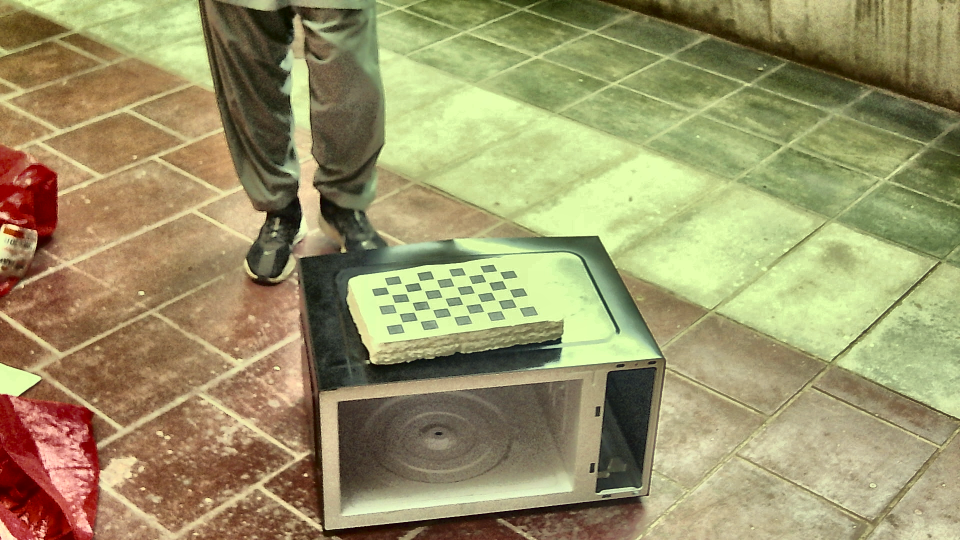
#> input picture ir_captures/ir_frame_20260501_164237_797884.png, 1920 x 1080 px (shown at 1/2 size); its folder holds only this picture in this run
$ python caliberation-script.py
#> lines starting #> are read from the running program, lines starting #| are printed output that depends on the picture; after the words box and inside, x2 and y2 are one past the last pixel; in counts of white or black regions, pixels touching at a corner belong together; long printed decimals are rounded
import numpy as np
import cv2
import glob

# 1. Configuration - CHANGE THESE TO MATCH YOUR PRINTED PATTERN
# If you have a 10x7 squares board, the INNER corners are 9x6
CHESSBOARD_SIZE = (8, 5)
SQUARE_SIZE_MM = 30.0  # Measure one square with your calipers

# Stop criteria for sub-pixel refinement
criteria = (cv2.TERM_CRITERIA_EPS + cv2.TERM_CRITERIA_MAX_ITER, 30, 0.001)

# Prepare object points (0,0,0), (1,0,0), (2,0,0) ... based on square size
objp = np.zeros((CHESSBOARD_SIZE[0] * CHESSBOARD_SIZE[1], 3), np.float32)
objp[:, :2] = np.mgrid[0:CHESSBOARD_SIZE[0], 0:CHESSBOARD_SIZE[1]].T.reshape(-1, 2)
objp *= SQUARE_SIZE_MM

objpoints = [] # 3d point in real world space
imgpoints = [] # 2d points in image plane

# Load your images
images = glob.glob('./ir_captures/*.png')

for fname in images:
    img = cv2.imread(fname)
#> img is the input picture: shape (1080, 1920, 3); mean B, G, R 105, 148.7, 155.9
    gray = cv2.cvtColor(img, cv2.COLOR_BGR2GRAY)
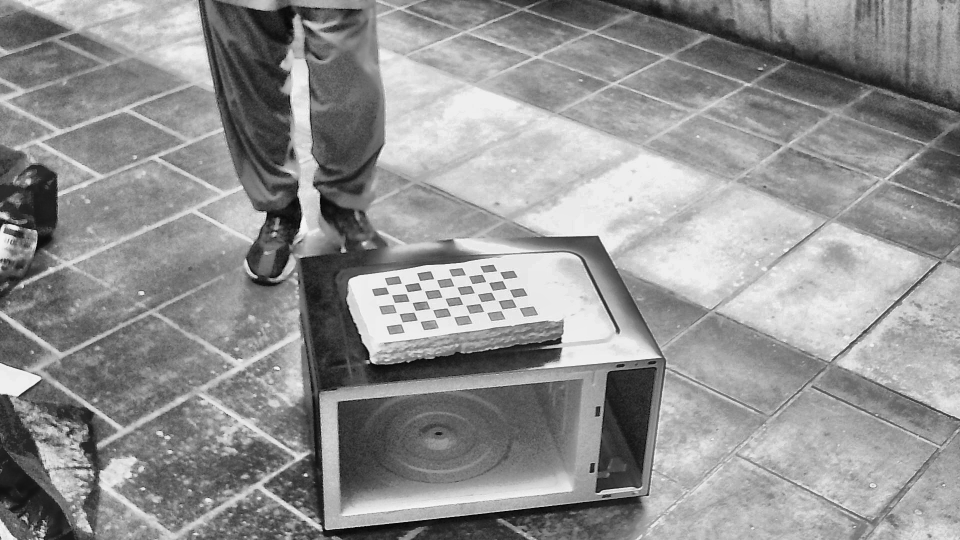
#> gray: shape (1080, 1920) (shown at 1/2 size); min 4, max 248, mean 145.9

    # Find the chess board corners
    ret, corners = cv2.findChessboardCorners(gray, CHESSBOARD_SIZE, None)
#> ret = True; corners = 40 rows, first 8: [1036, 614], [1005.4, 618.5], [971, 624.5], [936.5, 628.5], [905.5, 631.5], [872, 638], [838.5, 640], [801.8, 648.3]

    if ret:
        objpoints.append(objp)
        # Refine corners to sub-pixel accuracy (Critical for Industrial Gantry)
        corners2 = cv2.cornerSubPix(gray, corners, (11, 11), (-1, -1), criteria)
#> corners2 = 40 rows, first 8: [1035.3, 614.9], [1003.5, 620], [970.6, 624.3], [938.2, 628.9], [905, 633.2], [871.8, 637.4], [838.2, 642.1], [803.9, 646.3]
        imgpoints.append(corners2)

        # Optional: Draw and display the corners to verify
        cv2.drawChessboardCorners(img, CHESSBOARD_SIZE, corners2, ret)
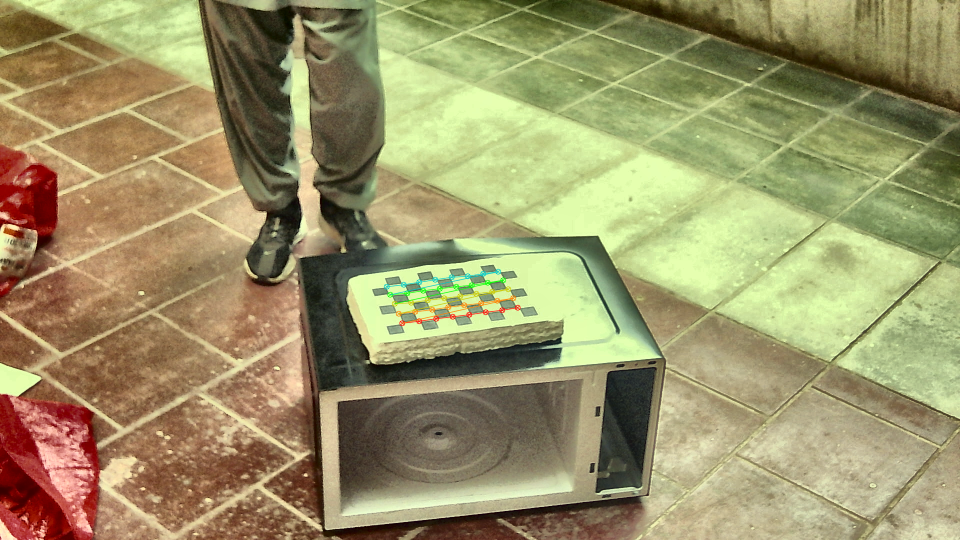
#> img: shape (1080, 1920, 3) (shown at 1/2 size); 0.42% of pixels changed, all inside (x1, y1, x2, y2) = (767, 537, 1042, 653)
        cv2.imshow('Verification', cv2.resize(img, (0,0), fx=0.5, fy=0.5))
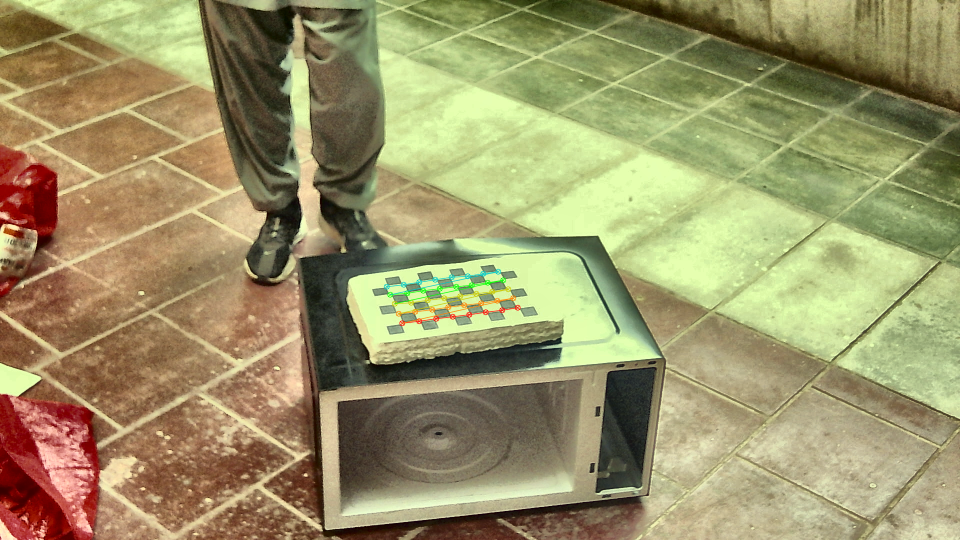
#> window 'Verification': shape (540, 960, 3); mean B, G, R 104.8, 148.6, 155.9
        cv2.waitKey(100)

cv2.destroyAllWindows()

# 2. THE CALIBRATION MATH
# This calculates:
# mtx (Camera Matrix), dist (Distortion Coeffs), rvecs (Rotation), tvecs (Translation)
ret, mtx, dist, rvecs, tvecs = cv2.calibrateCamera(objpoints, imgpoints, gray.shape[::-1], None, None)
#> ret = 0.642; mtx = [[1756, 0, 954.8], [0, 1341.5, 575.6], [0, 0, 1]]; dist = [[-0.101, -519.2, -0.0864, -0.0333, 41956.8]]; rvecs = ([-0.211, 1.06, 2.69],); tvecs = ([71.89, 46.05, 1544.4],)

if ret:
    print("Calibration Successful!")
    print("\nCamera Matrix (K):\n", mtx)
#| Camera Matrix (K):
#|  [[1.75598836e+03 0.00000000e+00 9.54809368e+02]
#|  [0.00000000e+00 1.34154417e+03 5.75644493e+02]
#|  [0.00000000e+00 0.00000000e+00 1.00000000e+00]]
    print("\nDistortion Coefficients (D):\n", dist)
#| Distortion Coefficients (D):
#|  [[-1.01300273e-01 -5.19192427e+02 -8.64225005e-02 -3.32861129e-02
#|    4.19567928e+04]]

    # SAVE THE DATA
    np.savez("camera_params_non_fisheye.npz", mtx=mtx, dist=dist)
    print("\nParameters saved to camera_params.npz")
else:
    print("Calibration failed. Check your CHESSBOARD_SIZE.")

$ run again, on ir_captures/ir_frame_20260501_164300_664158.png
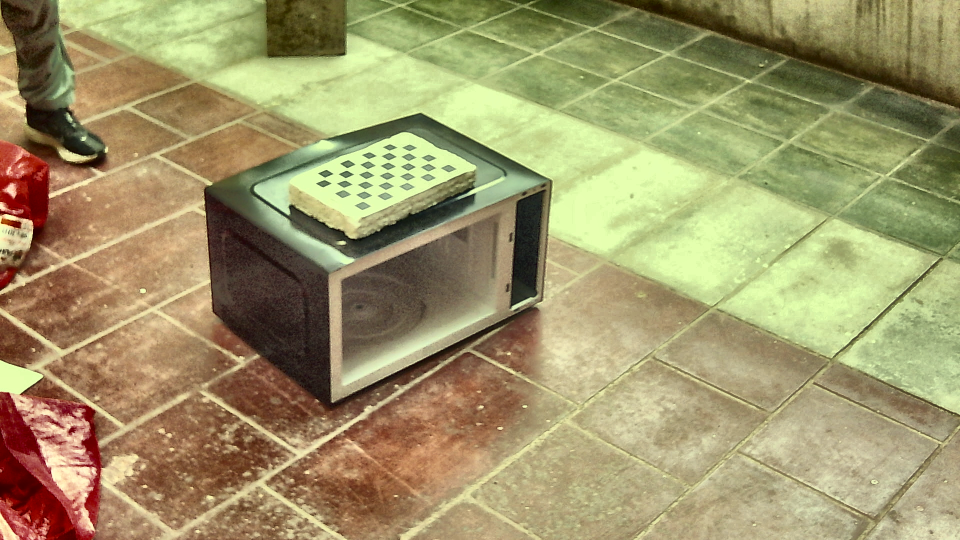
#> input picture ir_captures/ir_frame_20260501_164300_664158.png, 1920 x 1080 px (shown at 1/2 size)
#> img is the input picture: shape (1080, 1920, 3); mean B, G, R 106, 150.7, 159.9
#> `gray = cv2.cvtColor(img, cv2.COLOR_BGR2GRAY)`:
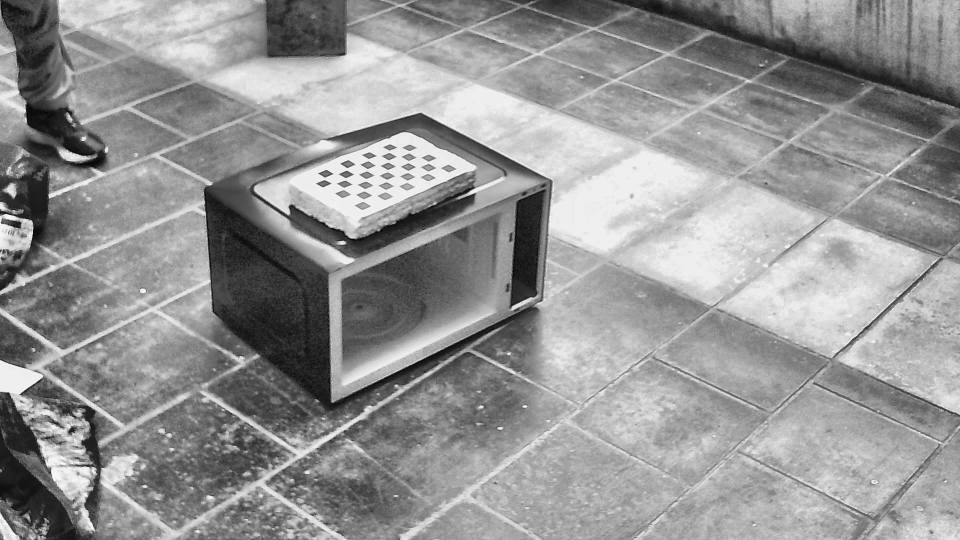
#> gray: shape (1080, 1920) (shown at 1/2 size); min 4, max 250, mean 148.4
#> `ret, corners = cv2.findChessboardCorners(gray, CHESSBOARD_SIZE, None)`: ret = True; corners = 40 rows, first 8: [876.5, 336], [856.5, 345], [835.5, 354], [814, 363], [793.8, 371.4], [771.5, 382], [749, 391], [726.5, 400.5]
#> corners2 = 40 rows, first 8: [871.7, 335.6], [856.5, 344.7], [828.9, 353.6], [814.4, 362.5], [799.2, 372.5], [771.2, 381.3], [742.9, 390.6], [726.6, 400.2]
#> img: shape (1080, 1920, 3); 0.32% of pixels changed, all inside (x1, y1, x2, y2) = (644, 289, 879, 407)
#> `cv2.imshow('Verification', cv2.resize(img, (0,0), fx=0.5, fy=0.5))`:
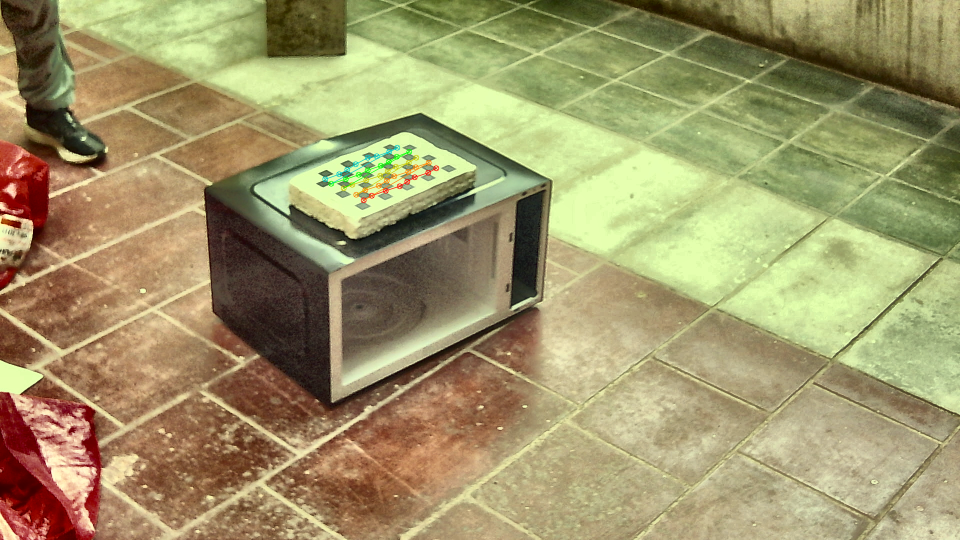
#> window 'Verification': shape (540, 960, 3); mean B, G, R 105.9, 150.7, 159.9
#> `ret, mtx, dist, rvecs, tvecs = cv2.calibrateCamera(objpoints, imgpoint..`: ret = 3.81; mtx = [[1524.4, 0, 946.8], [0, 1042.2, 502], [0, 0, 1]]; dist = [[-0.477, 46.72, 0.268, 0.419, -234.9]]; rvecs = ([-0.767, 0.693, 2.16],); tvecs = ([-91.08, -234.2, 1198.2],)
#| Camera Matrix (K):
#|  [[1.52444661e+03 0.00000000e+00 9.46753113e+02]
#|  [0.00000000e+00 1.04220300e+03 5.01961066e+02]
#|  [0.00000000e+00 0.00000000e+00 1.00000000e+00]]
#| Distortion Coefficients (D):
#|  [[  -0.4771   46.721    0.2683    0.4191 -234.910]]

$ run again, on ir_captures/ir_frame_20260501_164305_395874.png
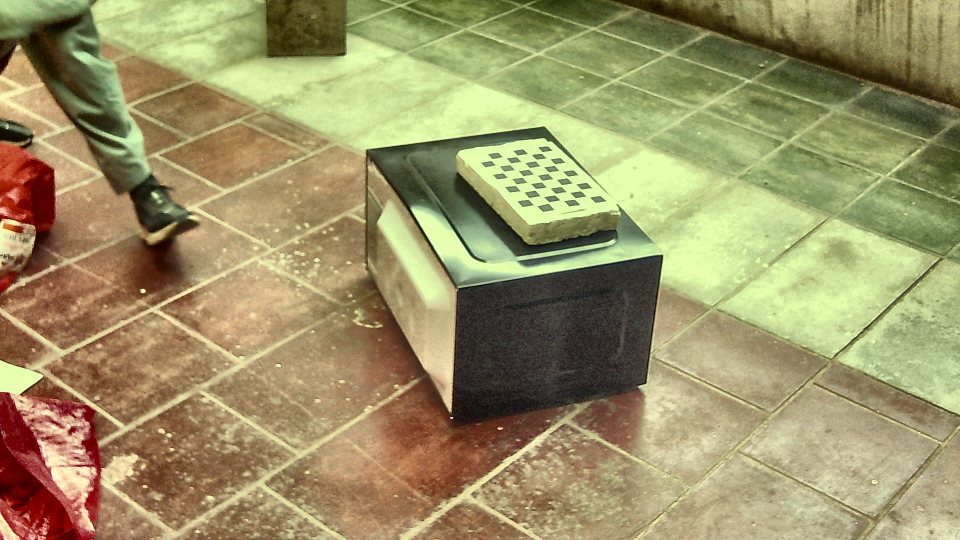
#> input picture ir_captures/ir_frame_20260501_164305_395874.png, 1920 x 1080 px (shown at 1/2 size)
#> img is the input picture: shape (1080, 1920, 3); mean B, G, R 103.4, 147.7, 156.6
#> `gray = cv2.cvtColor(img, cv2.COLOR_BGR2GRAY)`:
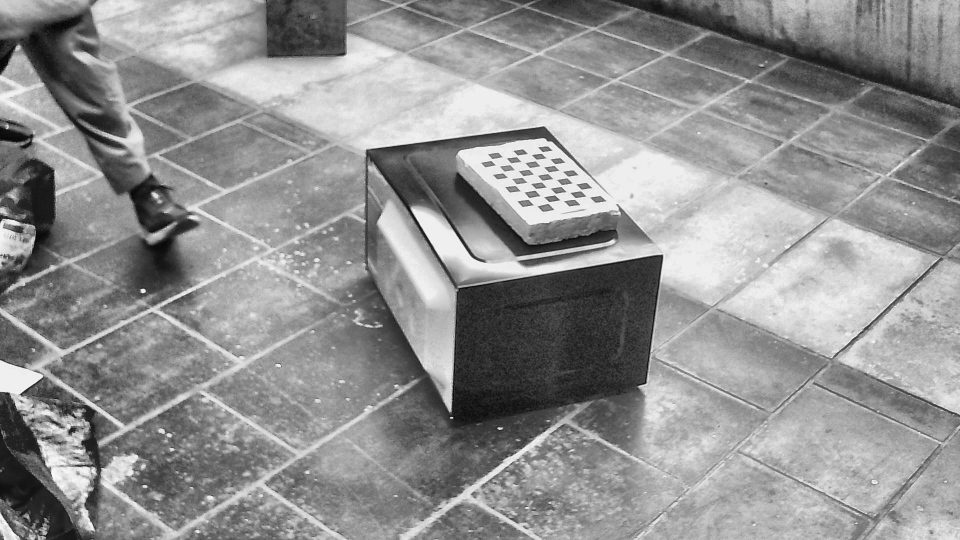
#> gray: shape (1080, 1920) (shown at 1/2 size); min 5, max 250, mean 145.3
#> `ret, corners = cv2.findChessboardCorners(gray, CHESSBOARD_SIZE, None)`: ret = True; corners = 40 rows, first 8: [1082.8, 307.4], [1096, 317.5], [1109, 329.5], [1122, 342], [1136, 352.5], [1148.5, 367.5], [1161.4, 382.4], [1176, 393.5]
#> corners2 = 40 rows, first 8: [1087, 308.8], [1096.4, 317.2], [1106, 325.5], [1122.6, 342.3], [1131.5, 350.4], [1148.9, 367.4], [1166.1, 384.7], [1175.7, 393.5]
#> img: shape (1080, 1920, 3); 0.29% of pixels changed, all inside (x1, y1, x2, y2) = (974, 302, 1183, 419)
#> `cv2.imshow('Verification', cv2.resize(img, (0,0), fx=0.5, fy=0.5))`:
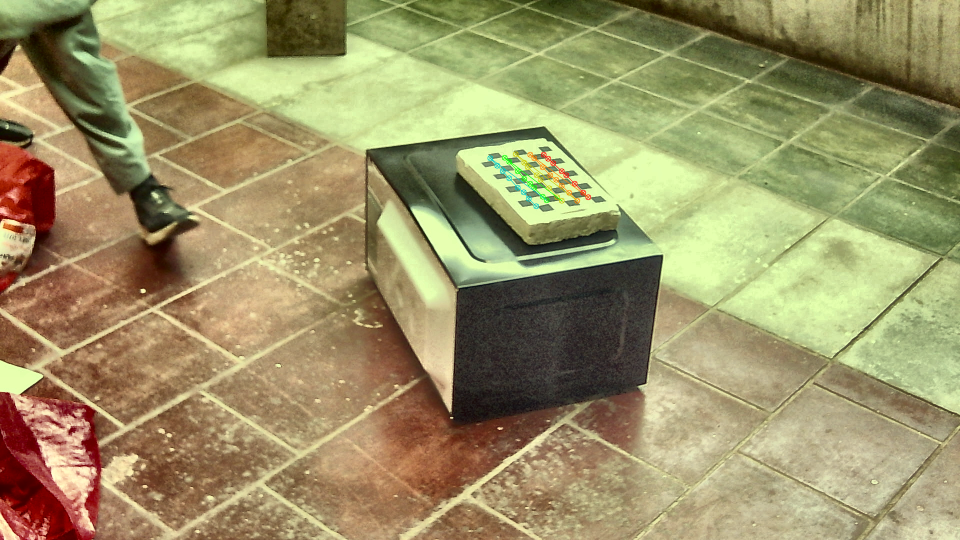
#> window 'Verification': shape (540, 960, 3); mean B, G, R 103.3, 147.8, 156.7
#> `ret, mtx, dist, rvecs, tvecs = cv2.calibrateCamera(objpoints, imgpoint..`: ret = 3.45; mtx = [[1588.8, 0, 1080.2], [0, 1846.8, 589.4], [0, 0, 1]]; dist = [[-2.29, 105.1, 0.767, -0.0779, -608]]; rvecs = ([-0.472, 0.29, 1.12],); tvecs = ([15.81, -382.7, 1285.6],)
#| Camera Matrix (K):
#|  [[1.58879758e+03 0.00000000e+00 1.08022829e+03]
#|  [0.00000000e+00 1.84678907e+03 5.89404028e+02]
#|  [0.00000000e+00 0.00000000e+00 1.00000000e+00]]
#| Distortion Coefficients (D):
#|  [[-2.28580396e+00  1.05052604e+02  7.67129972e-01 -7.79164979e-02
#|   -6.07979202e+02]]

$ run again, on ir_captures/ir_frame_20260501_164322_459541.png
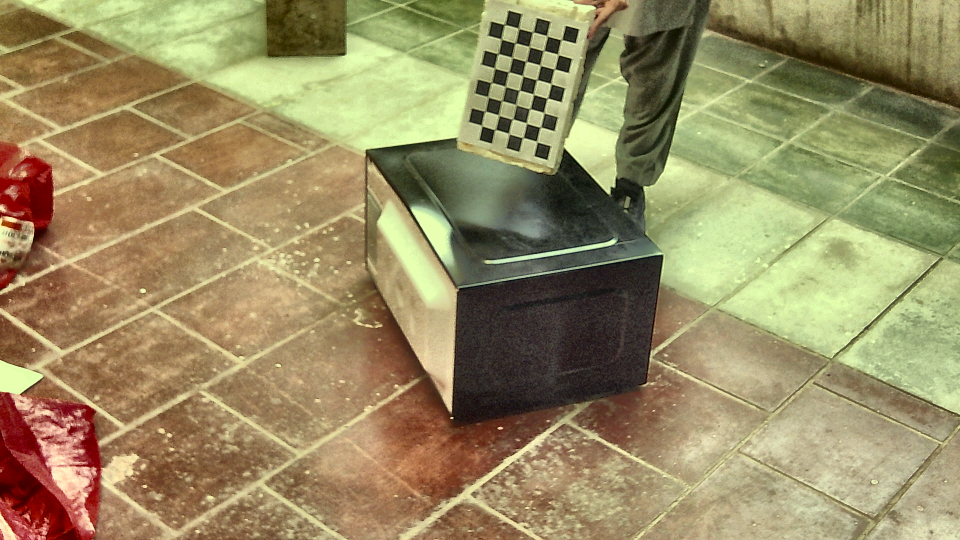
#> input picture ir_captures/ir_frame_20260501_164322_459541.png, 1920 x 1080 px (shown at 1/2 size)
#> img is the input picture: shape (1080, 1920, 3); mean B, G, R 99.1, 140.8, 153.1
#> `gray = cv2.cvtColor(img, cv2.COLOR_BGR2GRAY)`:
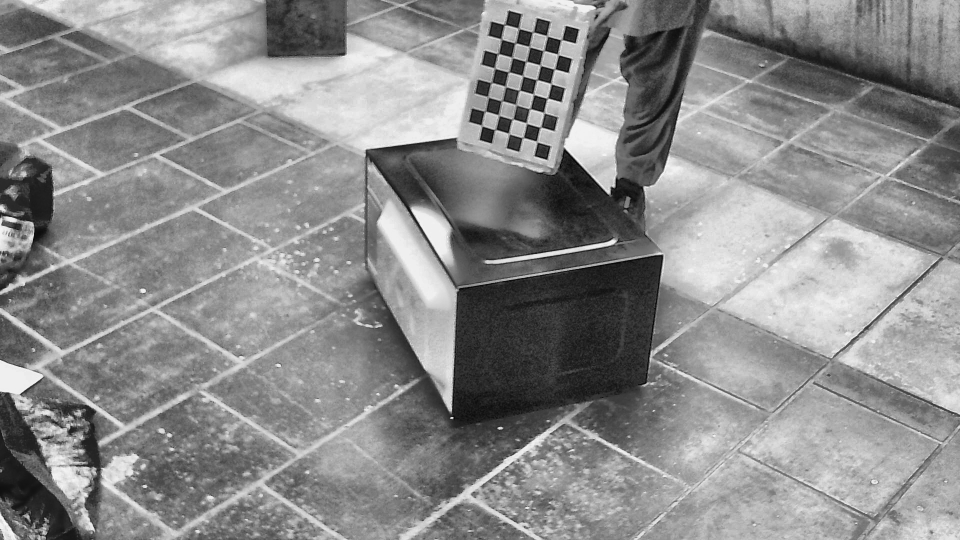
#> gray: shape (1080, 1920) (shown at 1/2 size); min 4, max 247, mean 139.7
#> `ret, corners = cv2.findChessboardCorners(gray, CHESSBOARD_SIZE, None)`: ret = True; corners = 40 rows, first 8: [1121.8, 81.45], [1116.5, 109], [1109.5, 138.5], [1102, 168.1], [1095, 197], [1087.5, 226], [1081.7, 254.2], [1072.7, 282.4]
#> corners2 = 40 rows, first 8: [1123.3, 79.84], [1116.4, 109.2], [1109.1, 138.6], [1102.2, 167.7], [1095, 196.8], [1088.4, 225.8], [1081.2, 254.7], [1074, 283.6]
#> img: shape (1080, 1920, 3); 0.42% of pixels changed, all inside (x1, y1, x2, y2) = (958, 43, 1130, 291)
#> `cv2.imshow('Verification', cv2.resize(img, (0,0), fx=0.5, fy=0.5))`:
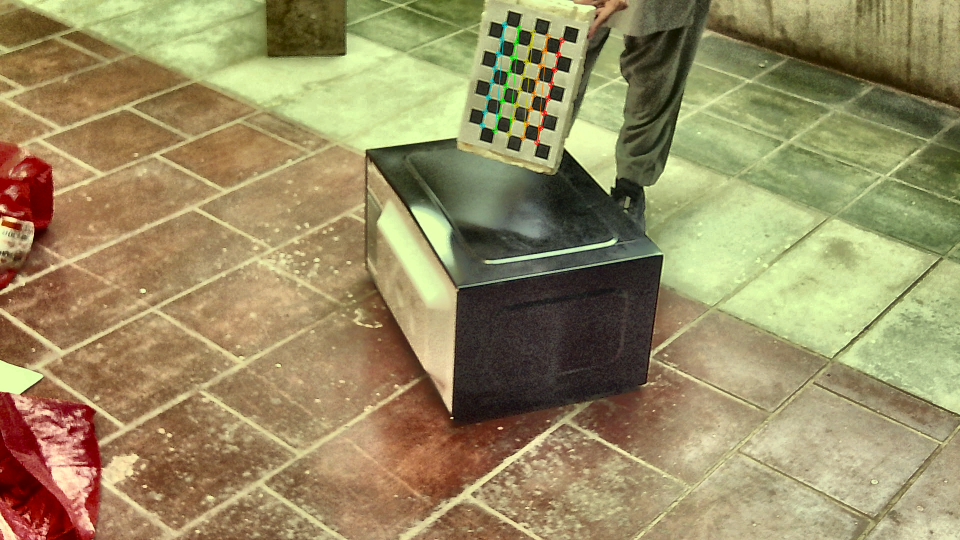
#> window 'Verification': shape (540, 960, 3); mean B, G, R 99.1, 141, 153.3
#> `ret, mtx, dist, rvecs, tvecs = cv2.calibrateCamera(objpoints, imgpoint..`: ret = 0.237; mtx = [[4276.6, 0, 898.7], [0, 3613.2, 601.5], [0, 0, 1]]; dist = [[5.47, -260.9, -0.004, -0.0637, 4508.1]]; rvecs = ([0.646, 0.304, 1.79],); tvecs = ([196.9, -527.3, 3787.5],)
#| Camera Matrix (K):
#|  [[4.27660133e+03 0.00000000e+00 8.98735010e+02]
#|  [0.00000000e+00 3.61319523e+03 6.01549673e+02]
#|  [0.00000000e+00 0.00000000e+00 1.00000000e+00]]
#| Distortion Coefficients (D):
#|  [[ 5.47230016e+00 -2.60893750e+02 -4.00013769e-03 -6.36615452e-02
#|    4.50805505e+03]]
